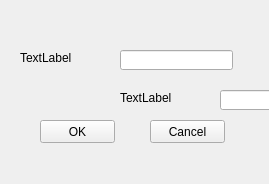
<?xml version="1.0" encoding="UTF-8"?>
<ui version="4.0">
 <class>newAddtion</class>
 <widget class="QWidget" name="newAddtion">
  <property name="geometry">
   <rect>
    <x>0</x>
    <y>0</y>
    <width>269</width>
    <height>184</height>
   </rect>
  </property>
  <property name="windowTitle">
   <string>New Addition</string>
  </property>
  <property name="windowOpacity">
   <double>1.000000000000000</double>
  </property>
  <property name="autoFillBackground">
   <bool>true</bool>
  </property>
  <widget class="QLabel" name="label">
   <property name="geometry">
    <rect>
     <x>20</x>
     <y>50</y>
     <width>81</width>
     <height>16</height>
    </rect>
   </property>
   <property name="text">
    <string>TextLabel</string>
   </property>
  </widget>
  <widget class="QLineEdit" name="lineEdit">
   <property name="geometry">
    <rect>
     <x>120</x>
     <y>50</y>
     <width>113</width>
     <height>20</height>
    </rect>
   </property>
  </widget>
  <widget class="QPushButton" name="pushButton">
   <property name="geometry">
    <rect>
     <x>40</x>
     <y>120</y>
     <width>75</width>
     <height>23</height>
    </rect>
   </property>
   <property name="text">
    <string>OK</string>
   </property>
  </widget>
  <widget class="QPushButton" name="pushButton_2">
   <property name="geometry">
    <rect>
     <x>150</x>
     <y>120</y>
     <width>75</width>
     <height>23</height>
    </rect>
   </property>
   <property name="text">
    <string>Cancel</string>
   </property>
  </widget>
  <widget class="QLineEdit" name="lineEdit_2">
   <property name="geometry">
    <rect>
     <x>220</x>
     <y>90</y>
     <width>113</width>
     <height>20</height>
    </rect>
   </property>
  </widget>
  <widget class="QLabel" name="label_2">
   <property name="geometry">
    <rect>
     <x>120</x>
     <y>90</y>
     <width>81</width>
     <height>16</height>
    </rect>
   </property>
   <property name="text">
    <string>TextLabel</string>
   </property>
  </widget>
 </widget>
 <resources/>
 <connections/>
</ui>
